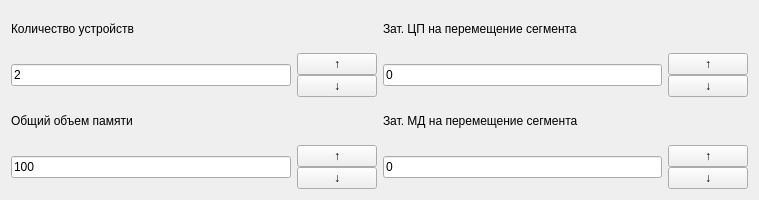
        <widget class="QWidget" name="page">
         <property name="geometry">
          <rect>
           <x>0</x>
           <y>0</y>
           <width>759</width>
           <height>200</height>
          </rect>
         </property>
         <attribute name="label">
          <string>Сегментный режим</string>
         </attribute>
         <layout class="QGridLayout" name="gridLayout_2">
          <item row="0" column="0">
           <widget class="QLabel" name="label_KY">
            <property name="text">
             <string>Количество устройств</string>
            </property>
           </widget>
          </item>
          <item row="0" column="1">
           <widget class="QLabel" name="label_zatCP_seg">
            <property name="text">
             <string>Зат. ЦП на перемещение сегмента</string>
            </property>
           </widget>
          </item>
          <item row="1" column="0">
           <layout class="QHBoxLayout" name="horizontalLayout">
            <item>
             <widget class="QLineEdit" name="kolichestvo_ustroistv_seg_line_edit">
              <property name="inputMask">
               <string/>
              </property>
              <property name="text">
               <string>2</string>
              </property>
             </widget>
            </item>
            <item>
             <layout class="QVBoxLayout" name="verticalLayout">
              <property name="spacing">
               <number>0</number>
              </property>
              <item>
               <widget class="QPushButton" name="incrementate_kol_ustr_seg">
                <property name="cursor">
                 <cursorShape>PointingHandCursor</cursorShape>
                </property>
                <property name="text">
                 <string>↑</string>
                </property>
               </widget>
              </item>
              <item>
               <widget class="QPushButton" name="decrementate_kol_ustr_seg">
                <property name="cursor">
                 <cursorShape>PointingHandCursor</cursorShape>
                </property>
                <property name="text">
                 <string>↓</string>
                </property>
               </widget>
              </item>
             </layout>
            </item>
           </layout>
          </item>
          <item row="1" column="1">
           <layout class="QHBoxLayout" name="horizontalLayout_3">
            <item>
             <widget class="QLineEdit" name="zatrati_CP_seg_line_edit">
              <property name="text">
               <string>0</string>
              </property>
             </widget>
            </item>
            <item>
             <layout class="QVBoxLayout" name="verticalLayout_3">
              <property name="spacing">
               <number>0</number>
              </property>
              <item>
               <widget class="QPushButton" name="incrementate_zatrati_CP_na_peremes_seg">
                <property name="cursor">
                 <cursorShape>PointingHandCursor</cursorShape>
                </property>
                <property name="text">
                 <string>↑</string>
                </property>
               </widget>
              </item>
              <item>
               <widget class="QPushButton" name="decrementate_zatrati_CP_na_peremes_seg">
                <property name="cursor">
                 <cursorShape>PointingHandCursor</cursorShape>
                </property>
                <property name="text">
                 <string>↓</string>
                </property>
               </widget>
              </item>
             </layout>
            </item>
           </layout>
          </item>
          <item row="2" column="0">
           <widget class="QLabel" name="label_V_seg">
            <property name="text">
             <string>Общий объем памяти</string>
            </property>
           </widget>
          </item>
          <item row="2" column="1">
           <widget class="QLabel" name="label_zatMD_seg">
            <property name="text">
             <string>Зат. МД на перемещение сегмента</string>
            </property>
           </widget>
          </item>
          <item row="3" column="0">
           <layout class="QHBoxLayout" name="horizontalLayout_V">
            <item>
             <widget class="QLineEdit" name="V_pamyati_line_edit_seg">
              <property name="text">
               <string>100</string>
              </property>
             </widget>
            </item>
            <item>
             <layout class="QVBoxLayout" name="verticalLayout_2">
              <property name="spacing">
               <number>0</number>
              </property>
              <item>
               <widget class="QPushButton" name="incrementate_V_pamyati_seg">
                <property name="cursor">
                 <cursorShape>PointingHandCursor</cursorShape>
                </property>
                <property name="text">
                 <string>↑</string>
                </property>
               </widget>
              </item>
              <item>
               <widget class="QPushButton" name="decrementate_V_pamyati_seg">
                <property name="cursor">
                 <cursorShape>PointingHandCursor</cursorShape>
                </property>
                <property name="text">
                 <string>↓</string>
                </property>
               </widget>
              </item>
             </layout>
            </item>
           </layout>
          </item>
          <item row="3" column="1">
           <layout class="QHBoxLayout" name="horizontalLayout_4">
            <item>
             <widget class="QLineEdit" name="zatrati_MD_line_edit">
              <property name="text">
               <string>0</string>
              </property>
             </widget>
            </item>
            <item>
             <layout class="QVBoxLayout" name="verticalLayout_4">
              <property name="spacing">
               <number>0</number>
              </property>
              <item>
               <widget class="QPushButton" name="incrementate_zatrati_MD_na_peremes_seg">
                <property name="cursor">
                 <cursorShape>PointingHandCursor</cursorShape>
                </property>
                <property name="text">
                 <string>↑</string>
                </property>
               </widget>
              </item>
              <item>
               <widget class="QPushButton" name="decrementate_zatrati_MD_na_peremes_seg">
                <property name="cursor">
                 <cursorShape>PointingHandCursor</cursorShape>
                </property>
                <property name="text">
                 <string>↓</string>
                </property>
               </widget>
              </item>
             </layout>
            </item>
           </layout>
          </item>
         </layout>
        </widget>
